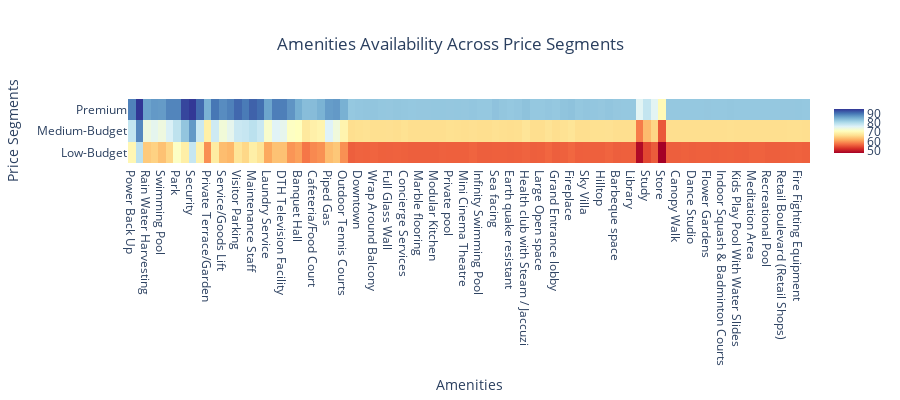

Notebook source saved alongside this figure:
### Code cell
# prepare data for heatmap
# get the segments from the amenity analysis dictionary
segments = list(amenity_analysis.keys())

# create a list of lists, where each inner list contains the availability of amenities for a specific segment
z_data = []
for segment in segments:
    z_data.append([amenity_analysis[segment][amenity] for amenity in amenities_list])

# create the heatmap using plotly.graph_objects.Heatmap
fig = go.Figure(data=go.Heatmap(
    z=z_data,
    x=amenities_list,
    y=segments,
    colorscale='RdYlBu',  # use a color scale that starts with red (low availability) and ends with blue (high availability)
    text=[[f'{round(val,2)}%' for val in row] for row in z_data],  # add availability percentage to each cell
))

# update the layout of the figure
fig.update_layout(
    title='Amenities Availability Across Price Segments',  # set the title of the figure
    xaxis_title='Amenities',  # set the x-axis title
    yaxis_title='Price Segments',  # set the y-axis title
    height=400,  # set the height of the figure to 400
    title_x=0.5  # center the title horizontally
)

### Figure 1 — Plotly figure (JSON) as saved in the notebook; plotly's stock layout.template omitted (floating-point values rounded to 4 significant figures; data arrays with more than 128 entries replaced by an {"elided": "..."} marker saying what was removed)
{"data": [{"colorscale": [[0, "rgb(165,0,38)"], [0.1, "rgb(215,48,39)"], [0.2, "rgb(244,109,67)"], [0.3, "rgb(253,174,97)"], [0.4, "rgb(254,224,144)"], [0.5, "rgb(255,255,191)"], [0.6, "rgb(224,243,248)"], [0.7, "rgb(171,217,233)"], [0.8, "rgb(116,173,209)"], [0.9, "rgb(69,117,180)"], [1, "rgb(49,54,149)"]], "text": {"elided": "3x90 str values"}, "type": "heatmap", "x": ["Power Back Up", "Lift", "Rain Water Harvesting", "Club House", "Swimming Pool", "Gymnasium", "Park", "Parking.1", "Security", "Water Storage", "Private Terrace/Garden", "Vaastu Compliant", "Service/Goods Lift", "Air Conditioned", "Visitor Parking", "Intercom Facility", "Maintenance Staff", "Waste Disposal", "Laundry Service", "Internet/Wi-Fi Connectivity", "DTH Television Facility", "RO Water System", "Banquet Hall", "Bar/Lounge", "Cafeteria/Food Court", "Conference Room", "Piped Gas", "Jogging and Strolling Track", "Outdoor Tennis Courts", "Mansion", "Downtown", "Skyline View", "Wrap Around Balcony", "Island Kitchen Layout", "Full Glass Wall", "House help accommodation", "Concierge Services", "Garden View", "Marble flooring", "Well Furnished", "Modular Kitchen", "Helipad", "Private pool ", "Private Jaccuzi", "Mini Cinema Theatre", "Golf Course", "Infinity Swimming Pool", "Pool with temperature control ", "Sea facing", "Skydeck", "Earth quake resistant", "Theme based Architectures", "Health club with Steam / Jaccuzi", "Large Clubhouse ", "Large Open space", "Fingerprint Access", "Grand Entrance lobby", "Private Garage", "Fireplace", "Wine Cellar", "Sky Villa", "Water Front", "Hilltop", "Smart Home", "Barbeque space", "Kids play area", "Library", "Puja Room", "Study", "Servant Room", "Store", "Aerobics Room", "Canopy Walk", "Coffee Lounge & Restaurants", "Dance Studio", "Event Space & Amphitheatre", "Flower Gardens", "Guest Accommodation", "Indoor Squash & Badminton Courts", "Kids Play Area", "Kids Play Pool With Water Slides", "Library And Business Centre", "Meditation Area", "Multipurpose Courts", "Recreational Pool", "Rentable CommuniPfty Space", "Retail Boulevard (Retail Shops)", "Cycling & Jogging Track", "Fire Fighting Equipment", "Aesthetically designed landscape garden"], "y": ["Low-Budget", "Medium-Budget", "Premium"], "z": {"elided": "3x90 float values"}}], "layout": {"height": 400, "title": {"text": "Amenities Availability Across Price Segments", "x": 0.5}, "xaxis": {"title": {"text": "Amenities"}}, "yaxis": {"title": {"text": "Price Segments"}}}}
